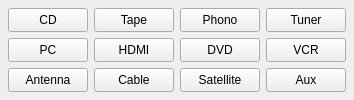
     <widget class="QWidget" name="inputTab">
      <property name="sizePolicy">
       <sizepolicy hsizetype="Expanding" vsizetype="Expanding">
        <horstretch>0</horstretch>
        <verstretch>0</verstretch>
       </sizepolicy>
      </property>
      <attribute name="title">
       <string>Input</string>
      </attribute>
      <layout class="QGridLayout" name="gridLayout_3">
       <property name="margin">
        <number>8</number>
       </property>
       <item row="0" column="0">
        <widget class="QPushButton" name="cdInputButton">
         <property name="sizePolicy">
          <sizepolicy hsizetype="Expanding" vsizetype="Expanding">
           <horstretch>0</horstretch>
           <verstretch>0</verstretch>
          </sizepolicy>
         </property>
         <property name="text">
          <string>CD</string>
         </property>
        </widget>
       </item>
       <item row="0" column="1">
        <widget class="QPushButton" name="tapeInputButton">
         <property name="sizePolicy">
          <sizepolicy hsizetype="Expanding" vsizetype="Expanding">
           <horstretch>0</horstretch>
           <verstretch>0</verstretch>
          </sizepolicy>
         </property>
         <property name="text">
          <string>Tape</string>
         </property>
        </widget>
       </item>
       <item row="0" column="2">
        <widget class="QPushButton" name="phonoInputButton">
         <property name="sizePolicy">
          <sizepolicy hsizetype="Expanding" vsizetype="Expanding">
           <horstretch>0</horstretch>
           <verstretch>0</verstretch>
          </sizepolicy>
         </property>
         <property name="text">
          <string>Phono</string>
         </property>
        </widget>
       </item>
       <item row="0" column="3">
        <widget class="QPushButton" name="tunerInputButton">
         <property name="sizePolicy">
          <sizepolicy hsizetype="Expanding" vsizetype="Expanding">
           <horstretch>0</horstretch>
           <verstretch>0</verstretch>
          </sizepolicy>
         </property>
         <property name="text">
          <string>Tuner</string>
         </property>
        </widget>
       </item>
       <item row="1" column="0">
        <widget class="QPushButton" name="pcInputButton">
         <property name="sizePolicy">
          <sizepolicy hsizetype="Expanding" vsizetype="Expanding">
           <horstretch>0</horstretch>
           <verstretch>0</verstretch>
          </sizepolicy>
         </property>
         <property name="text">
          <string>PC</string>
         </property>
        </widget>
       </item>
       <item row="1" column="1">
        <widget class="QPushButton" name="hdmiInputButton">
         <property name="sizePolicy">
          <sizepolicy hsizetype="Expanding" vsizetype="Expanding">
           <horstretch>0</horstretch>
           <verstretch>0</verstretch>
          </sizepolicy>
         </property>
         <property name="text">
          <string>HDMI</string>
         </property>
        </widget>
       </item>
       <item row="1" column="2">
        <widget class="QPushButton" name="dvdInputButton">
         <property name="sizePolicy">
          <sizepolicy hsizetype="Expanding" vsizetype="Expanding">
           <horstretch>0</horstretch>
           <verstretch>0</verstretch>
          </sizepolicy>
         </property>
         <property name="text">
          <string>DVD</string>
         </property>
        </widget>
       </item>
       <item row="1" column="3">
        <widget class="QPushButton" name="vcrInputButton">
         <property name="sizePolicy">
          <sizepolicy hsizetype="Expanding" vsizetype="Expanding">
           <horstretch>0</horstretch>
           <verstretch>0</verstretch>
          </sizepolicy>
         </property>
         <property name="text">
          <string>VCR</string>
         </property>
        </widget>
       </item>
       <item row="2" column="0">
        <widget class="QPushButton" name="antennaInputButton">
         <property name="sizePolicy">
          <sizepolicy hsizetype="Expanding" vsizetype="Expanding">
           <horstretch>0</horstretch>
           <verstretch>0</verstretch>
          </sizepolicy>
         </property>
         <property name="text">
          <string>Antenna</string>
         </property>
        </widget>
       </item>
       <item row="2" column="1">
        <widget class="QPushButton" name="cableInputButton">
         <property name="sizePolicy">
          <sizepolicy hsizetype="Expanding" vsizetype="Expanding">
           <horstretch>0</horstretch>
           <verstretch>0</verstretch>
          </sizepolicy>
         </property>
         <property name="text">
          <string>Cable</string>
         </property>
        </widget>
       </item>
       <item row="2" column="2">
        <widget class="QPushButton" name="satelliteInputButton">
         <property name="sizePolicy">
          <sizepolicy hsizetype="Expanding" vsizetype="Expanding">
           <horstretch>0</horstretch>
           <verstretch>0</verstretch>
          </sizepolicy>
         </property>
         <property name="text">
          <string>Satellite</string>
         </property>
        </widget>
       </item>
       <item row="2" column="3">
        <widget class="QPushButton" name="auxInputButton">
         <property name="sizePolicy">
          <sizepolicy hsizetype="Expanding" vsizetype="Expanding">
           <horstretch>0</horstretch>
           <verstretch>0</verstretch>
          </sizepolicy>
         </property>
         <property name="text">
          <string>Aux</string>
         </property>
        </widget>
       </item>
      </layout>
     </widget>
